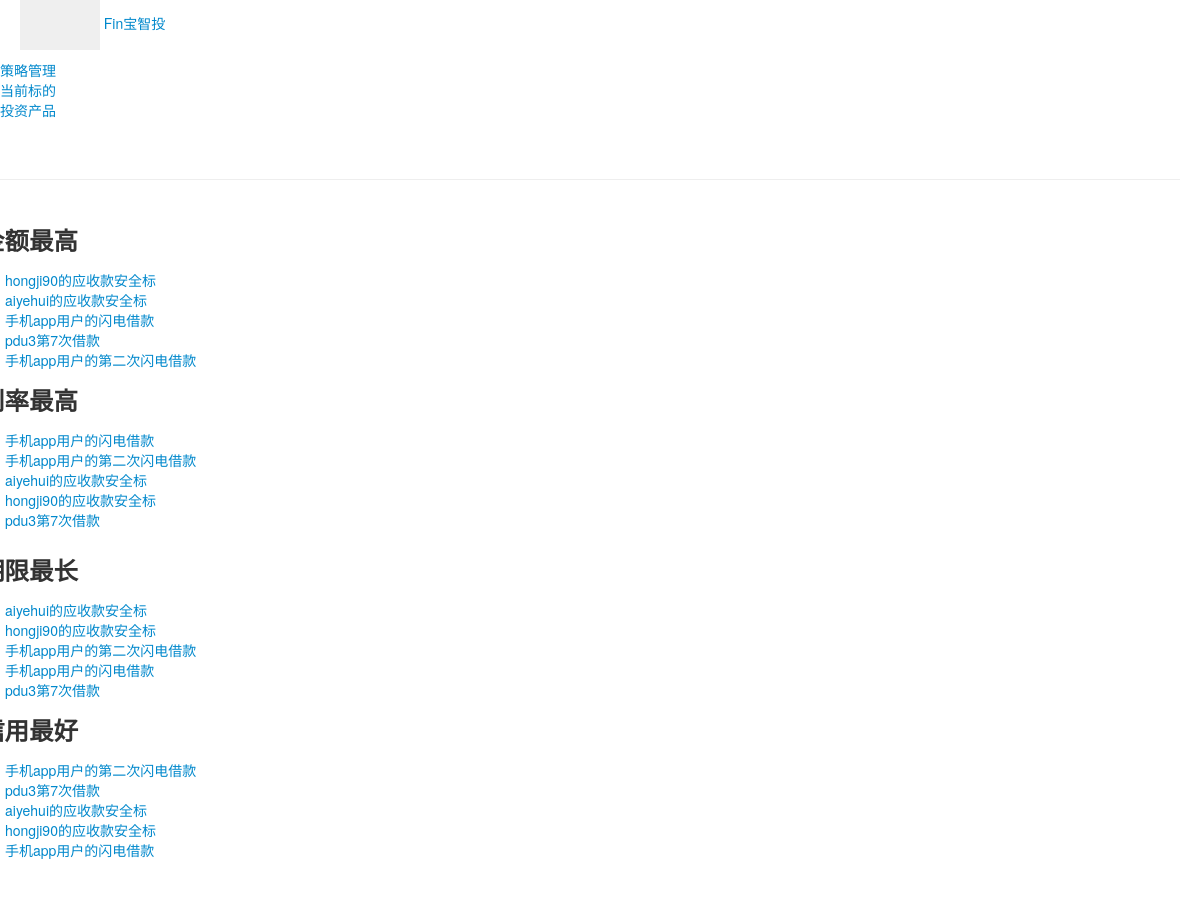
Page /rango/category/2/ on the committed database.
### rango/models.py (models this page shows, shortened)
class Category(models.Model):
    name = models.CharField(max_length=128, unique=True)
    views = models.IntegerField(default=0)
    likes = models.IntegerField(default=0)
    slug = models.CharField(max_length=128, unique=True)
    '''
    def save(self, *args, **kwargs):
                self.slug = self.name
                super(Category, self).save(*args, **kwargs)
    '''

class Loan(models.Model):
    title = models.CharField(max_length=128)
    amount = models.IntegerField(default=0)
    creditcode = models.IntegerField(default=0)
    listingid = models.IntegerField(default=0)
    months = models.IntegerField(default=0)
    payway = models.IntegerField(default=0)
    rate = models.IntegerField(default=0)

### rango/views.py (the view)
# urls.py: url(r'^category/(?P<category_name_slug>[\w\-]+)/(?P<user_name>[\w\-]+)/add_page/$', views.add_page, name='add_page'),
def category(request, category_name_slug):
    context_dict = {}
    context_dict['result_list'] = None
    context_dict['query'] = None
    if request.method == 'POST':
        query = request.POST['query'].strip()
        if query:
            result_list = run_query(query)
            context_dict['result_list'] = result_list
            context_dict['query'] = query
    loan_list1 = Loan.objects.order_by('-amount')[:5]
    loan_list2 = Loan.objects.order_by('-rate')[:5]
    loan_list3 = Loan.objects.order_by('-months')[:5]
    loan_list4 = Loan.objects.order_by('-creditcode')[:5]
    context_dict2 = {'loans1':loan_list1,'loans2':loan_list2,'loans3':loan_list3,'loans4':loan_list4,}
    product_list1 = Product.objects.order_by('-amount')[:5]
    product_list2 = Product.objects.order_by('-rate')[:5]
    product_list3 = Product.objects.order_by('-charge')[:5]
    product_list4 = Product.objects.order_by('-rate')[:5]
    context_dict3 = {'product1':product_list1,'product2':product_list2,'product3':product_list3,'product4':product_list4,}
    try:
        category = Category.objects.get(slug=category_name_slug)
        context_dict['category_name'] = category.name
        pages = Page.objects.filter(category=category).order_by('-views')
        context_dict['pages'] = pages
        context_dict['category'] = category
    except Category.DoesNotExist:
        pass
    print category_name_slug
    if category_name_slug == "2":
        return render(request, 'rango/loan_list.html', context_dict2)
    elif category_name_slug == "1":
        return render(request, 'rango/investment_strategy.html', context_dict)
    elif category_name_slug == "0":
        return render(request, 'rango/product_list.html', context_dict3)
    else:
        return render(request, 'rango/investment_log.html', context_dict)

### rango/templatetags/rango_extras.py (called while the page is built)
@register.inclusion_tag('rango/cats.html')
def get_category_list(cat=None):
    return {'cats': Category.objects.all(), 'act_cat': cat}

### templates/rango/loan_list.html (shortened to what this page needs)
{% extends 'rango/base.html' %}
{% load staticfiles %}
        {% block body_block %}
            <div class="page-header">
            </div>
        <div class="row placeholders">
            <div class="col-xs-12 col-sm-6 placeholder">
                <div class="panel panel-primary">
                <div class="panel-heading">
                    <h3 class="panel-title">金额最高</h3>
                </div>
                </div>
        {% if loans1 %}
                    <ul class="list-group">
            {% for loan in loans1 %}
                    <li class="list-group-item"><a href="{% url 'loan' loan.title %}">{{ loan.title }}</a></li>
            {% endfor %}
                    </ul>
        {% else %}
                    <strong>There are no categories present.</strong>
        {% endif %}
            </div>
            <div class="col-xs-12 col-sm-6 placeholder">
                <div class="panel panel-primary">
                <div class="panel-heading">
                    <h3 class="panel-title">利率最高</h3>
                </div>
                </div>
        {% if loans2 %}
                    <ul class="list-group">
            {% for loan in loans2 %}
                         <li class="list-group-item"><a href="{% url 'loan' loan.title %}">{{ loan.title }}</a></li>
            {% endfor %}
                    </ul>
        {% else %}
                    <strong>There are no categories present.</strong>
        {% endif %}
            </div>
        </div>
        <div class="row placeholders">
            <div class="col-xs-12 col-sm-6 placeholder">
                <div class="panel panel-primary">
                <div class="panel-heading">
                    <h3 class="panel-title">期限最长</h3>
                </div>
                </div>
        {% if loans3 %}
                    <ul class="list-group">
            {% for loan in loans3 %}
                    <li class="list-group-item"><a href="{% url 'loan' loan.title %}">{{ loan.title }}</a></li>
            {% endfor %}
                    </ul>
        {% else %}
                    <strong>There are no notice present.</strong>
        {% endif %}
            </div>
            <div class="col-xs-12 col-sm-6 placeholder">
                <div class="panel panel-primary">
                <div class="panel-heading">
                    <h3 class="panel-title">信用最好</h3>
                </div>
                </div>
        {% if loans4 %}
                    <ul class="list-group">
            {% for loan in loans4 %}
                         <li class="list-group-item"><a href="{% url 'loan' loan.title %}">{{ loan.title }}</a></li>
            {% endfor %}
                    </ul>
        {% else %}
                    <strong>There are no categories present.</strong>
        {% endif %}
            </div>
        </div>
        {% endblock %}

### templates/rango/cats.html
{% if cats %}
    <ul class="nav nav-sidebar">
    {% for c in cats %}
    {% if c == act_cat %} <li  class="active" > {% else  %} <li>{% endif %}
            <a href="{% url 'category'  c.slug %}">{{ c.name }}</a></li>
    {% endfor %}
{% else %}
    <li> <strong >There are no category present.</strong></li>
    </ul>
{% endif %}

### static/assets/styles.css (style rules this page uses)
body { padding-top: 0; padding-bottom: 40px; background-color: #f5f5f5; }
@media (min-width: 979px) { body { padding-top: 60px; } }

### rows in the picture
Category: name "策略管理"
Category: name "当前标的"
Category: name "投资产品"
Loan: title "hongji90的应收款安全标"
Loan: title "aiyehui的应收款安全标"
Loan: title "手机app用户的闪电借款"
Loan: title "pdu3第7次借款"
Loan: title "手机app用户的第二次闪电借款"
